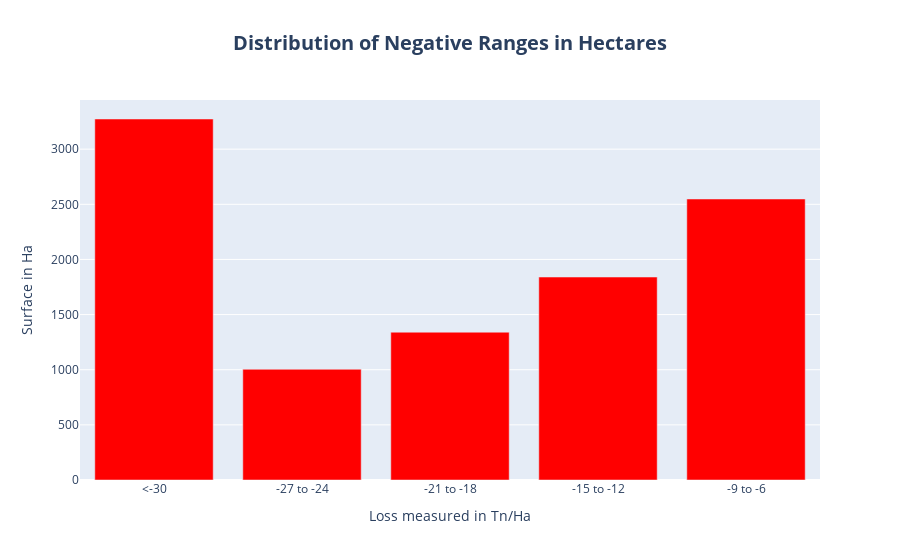

The cell this chart's notebook holds for it:
### Code cell
def read_raster(file_path):
    with rasterio.open(file_path) as src:
        raster = src.read(1)
        profile = src.profile
    return raster, profile

def plot_bar_chart(raster, output_file):
    negative_ranges = ['<-30', '-27 to -24', '-21 to -18', '-15 to -12', '-9 to -6']  # Reduced ranges (5 parts)
    negative_values = raster[raster < 0].flatten()
    negative_values = negative_values[~np.isnan(negative_values)]

    bins = [-np.inf, -30, -27, -24, -21, -18, -15, -12, -9, -6, 0]  # Adjusted bins based on ranges
    hist, _ = np.histogram(negative_values, bins=bins)

    # Scale pixel count to hectares (same as before)
    hist = hist * 0.3

    fig = go.Figure(go.Bar(
        x=negative_ranges,
        y=hist,
        name="Rangos Negativos",
        marker=dict(color='rgba(255, 0, 0, 1.0)')  # Red color for negative ranges
    ))

    fig.update_layout(
        title_text="Distribution of Negative Ranges in Hectares",
        xaxis_title="Loss measured in Tn/Ha",  # Label for x-axis (Range of Values)
        yaxis_title="Surface in Ha",# Single title with desired text
        title_x=0.5,  # Center the title horizontally
        title_font_size=20,  # Increase title font size
        title_font_weight="bold"  # Make title bold for emphasis
    )

    fig.write_image(output_file, scale=2)
    fig.show()

raster_file = 'C:/Users/Facu/Desktop/Malawi/trend.tif'
output_file = 'C:/Users/Facu/Desktop/Malawi/biomass_negative_ranges_bar_chart.png'

raster, profile = read_raster(raster_file)
plot_bar_chart(raster, output_file)

### Figure 1 — Plotly figure (JSON) as saved in the notebook; plotly's stock layout.template omitted (floating-point values rounded to 4 significant figures)
{"data": [{"marker": {"color": "rgba(255, 0, 0, 1.0)"}, "name": "Rangos Negativos", "type": "bar", "x": ["<-30", "-27 to -24", "-21 to -18", "-15 to -12", "-9 to -6"], "y": [3274.0, 1004.0, 1340.0, 1840.0, 2548.0, 3665.0, 5361.0, 7966.0, 13240.0, 134800.0]}], "layout": {"title": {"font": {"size": 20, "weight": "bold"}, "text": "Distribution of Negative Ranges in Hectares", "x": 0.5}, "xaxis": {"title": {"text": "Loss measured in Tn/Ha"}}, "yaxis": {"title": {"text": "Surface in Ha"}}}}
